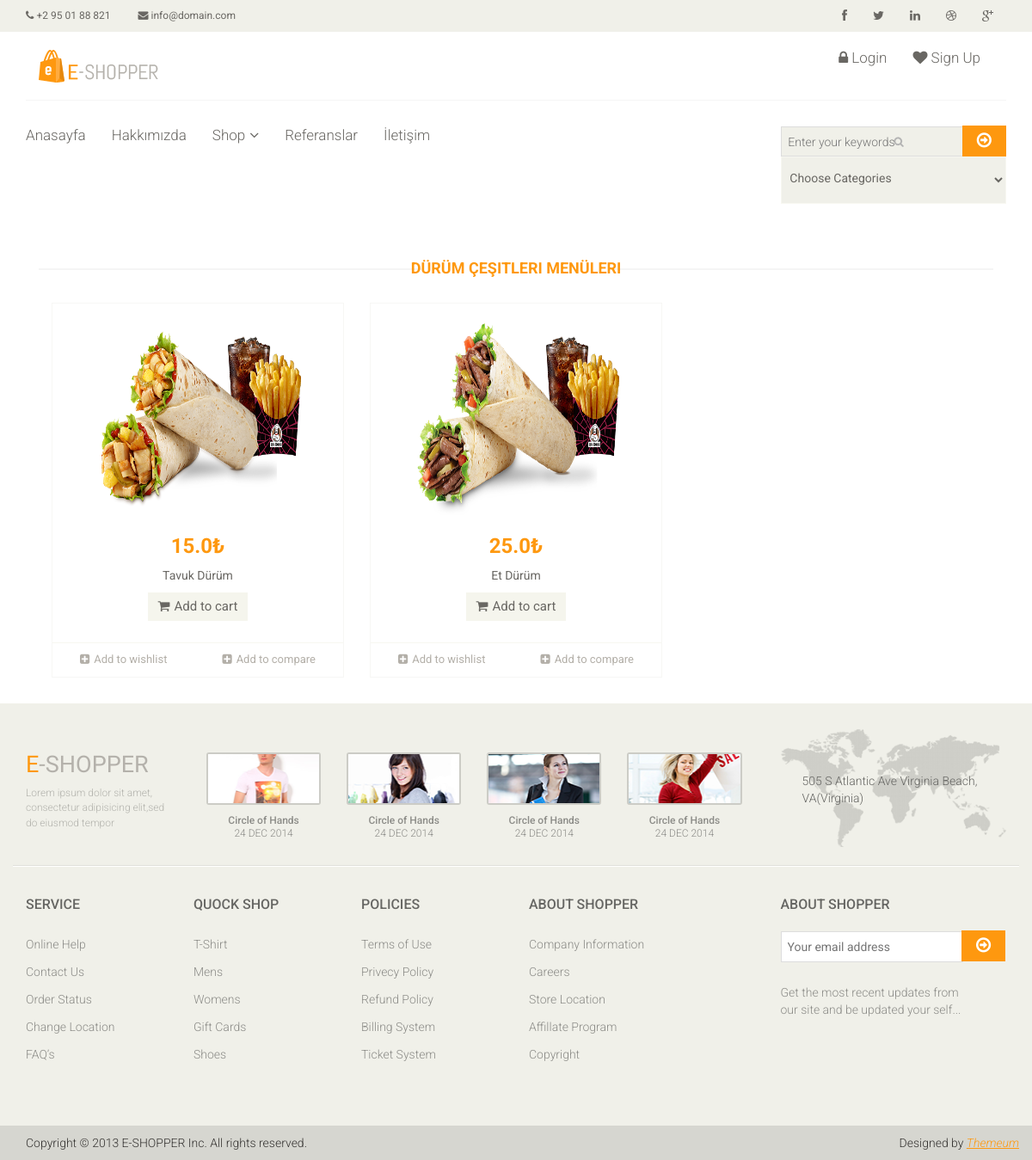
The page /category/20/durum-cesitleri/ on the database its author committed.
### food/models.py (models this page shows, shortened)
class Category(MPTTModel):
    STATUS = (
        ('True', 'Evet'),
        ('False', 'Hayır'),
    )
    title = models.CharField(max_length=100, unique=True)
    keywords = models.CharField(max_length=255, blank=True)
    description = models.CharField(max_length=255, blank=True)
    image = models.ImageField(blank=True, upload_to='images/')
    status = models.CharField(max_length=10, choices=STATUS)
    slug = models.SlugField(null=False, unique=True)
    parent = TreeForeignKey('self', blank=True, null=True, related_name='children', on_delete=models.CASCADE)
    create_at = models.DateTimeField(auto_now_add=True)
    update_at = models.DateTimeField(auto_now=True)
    class MPTTMeta:
        order_insertion_by = ['title']
    def image_tag(self):
        return mark_safe('<img src="{}" height="50"/>'.format(self.image.url))
    image_tag.short_description = 'Image'

class Food(models.Model):
    STATUS = (
        ('True', 'Evet'),
        ('False', 'Hayır'),
    )
    category = models.ForeignKey(Category, on_delete=models.CASCADE) #relation with Category table
    title = models.CharField(max_length=150)
    keywords = models.CharField(max_length=255, blank=True)
    description = models.CharField(max_length=255, blank=True)
    image = models.ImageField(blank=True, upload_to='images/')
    price = models.FloatField()
    amount = models.IntegerField()
    detail = RichTextUploadingField()
    slug = models.SlugField(null=False, unique=True)
    status = models.CharField(max_length=10, choices=STATUS)
    create_at = models.DateTimeField(auto_now_add=True)
    update_at = models.DateTimeField(auto_now=True)
    def image_tag(self):
        return mark_safe('<img src="{}" height="50"/>'.format(self.image.url))
    image_tag.short_description = 'Image'

### home/views.py (the view)
# urls.py: path('category/<int:id>/<slug:slug>/', views.category_products, name='category_products'),
def category_products(request,id,slug):
    category = Category.objects.all()
    categorydata = Category.objects.get(pk=id)
    products = Food.objects.filter(category_id=id)
    context = {'products': products,
               'category': category,
               'categorydata': categorydata
               }
    return render(request,'products.html',context)

### home/templates/products.html (shortened to what this page needs)
{% extends "homebase.html" %}
{% block content %}
    <div id="contact-page" class="container">
        <div class="bg">
            <div class="row">
                <div class="col-sm-12">
                    <div id="gmap" class="contact-map">
                        <div class="col-sm-12">
                            <div class="features_items">
                                <h2 class="title text-center">{{categorydata.title}} Menüleri</h2>
                                {% for rs in products %}
                                    <div class="col-sm-4">
                                        <div class="product-image-wrapper">
                                            <div class="single-products">
                                                <div class="productinfo text-center">
                                                    <img src="{{  rs.image.url }} " style="height: 249px;width: 272px" alt="" />
                                                    <h2>{{ rs.price }}₺</h2>
                                                    <p>{{ rs.title }}</p>
                                                    <a href="/food/{{ rs.id }}/{{ rs.slug }}" class="btn btn-default add-to-cart"><i class="fa fa-shopping-cart"></i>Add to cart</a>
                                                </div>
                                                <div class="product-overlay">
                                                    <div class="overlay-content">
                                                    </div>
                                                </div>
                                            </div>
                                            <div class="choose">
                                                <ul class="nav nav-pills nav-justified">
                                                    <li><a href="#"><i class="fa fa-plus-square"></i>Add to wishlist</a></li>
                                                    <li><a href="#"><i class="fa fa-plus-square"></i>Add to compare</a></li>
                                                </ul>
                                            </div>
                                        </div>
                                    </div>
                                {% endfor %}
                            </div>
                        </div>
                    </div>
                </div>
            </div>
        </div>
    </div>
{% endblock %}

### home/static/css/main.css (style rules this page uses)
body { font-family: 'Roboto', sans-serif; position: relative; font-weight: 400px; }
ul li { list-style: none; }
a { -webkit-transition: 300ms; transition: 300ms; }
h1, h2, h3, h4, h5, h6 { font-family: 'Roboto', sans-serif; }
.left-sidebar h2:after, h2.title:after { content: " "; position: absolute; border: 1px solid #f5f5f5; bottom: 8px; left: 0; width: 100%; height: 0; z-index: -2; }
h2.title:before { content: " "; position: absolute; background: #fff; bottom: -6px; width: 220px; height: 30px; z-index: -1; left: 50%; margin-left: -110px; }
.features_items { overflow: hidden; }
h2.title { color: #FE980F; font-family: 'Roboto', sans-serif; font-size: 18px; font-weight: 700; margin: 0 15px; text-transform: uppercase; margin-bottom: 30px; position: relative; }
.product-image-wrapper { border: 1px solid #F7F7F5; overflow: hidden; margin-bottom: 30px; }
.single-products { position: relative; }
.productinfo h2 { color: #FE980F; font-family: 'Roboto', sans-serif; font-size: 24px; font-weight: 700; }
.productinfo p { font-family: 'Roboto', sans-serif; font-size: 14px; font-weight: 400; color: #696763; }
.productinfo img { width: 100%; }
.productinfo { position: relative; }
.product-overlay { background: rgba(254, 152, 15, .8); top: 0; display: none; height: 0; position: absolute; -webkit-transition: height 500ms ease 0s; transition: height 500ms ease 0s; width: 100%; display: block; }
.product-overlay .overlay-content { bottom: 0; position: absolute; bottom: 0; text-align: center; width: 100%; }
.add-to-cart { background: #F5F5ED; border: 0 none; border-radius: 0; color: #696763; font-family: 'Roboto', sans-serif; font-size: 15px; margin-bottom: 25px; }
.add-to-cart i { margin-right: 5px; }
.choose { border-top: 1px solid #F7F7F0; }
.choose ul li a { color: #B3AFA8; font-family: 'Roboto', sans-serif; font-size: 13px; padding-left: 0; padding-right: 0; }
.choose ul li a i { margin-right: 5px; }
.bg h2.title { margin-right: 0; margin-left: 0; margin-top: 0; }
.contact-map { width: 100%; height: 385px; margin-bottom: 70px }

### rows shown on the page
Category: title "DÜRÜM ÇEŞITLERI"
Food: image (picture), price "15.0", title "Tavuk Dürüm"
Food: image (picture), price "25.0", title "Et Dürüm"
